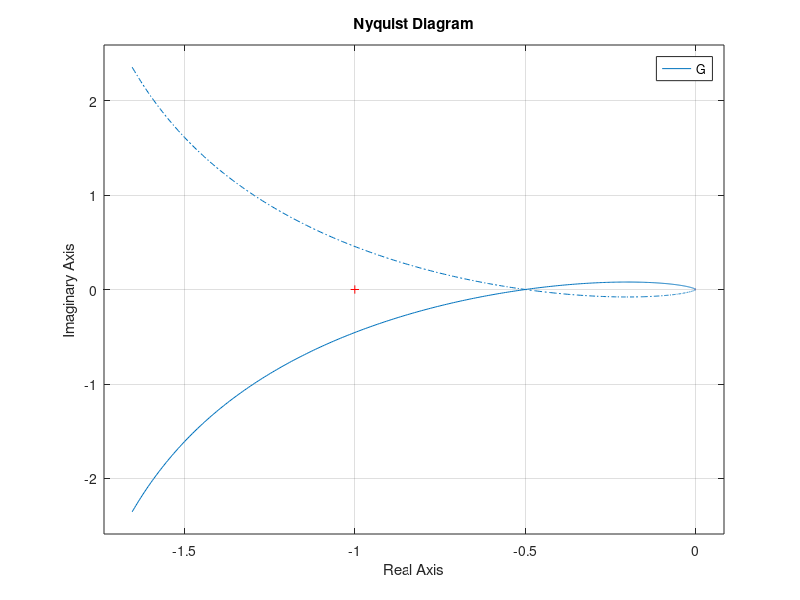

Write MATLAB code to recreate this figure. (Note: this script raises an error after producing the figure.)
%Kriteria nyquist
K = 1; %K = 2; K = 3; 
num = K; den = poly([0 -1 -1]); %(-1^2)
G = tf(num, den)
nyquist(G)
axis([-2 1 -1 .5 1.5]) %xmin xmax ymin ymax 
